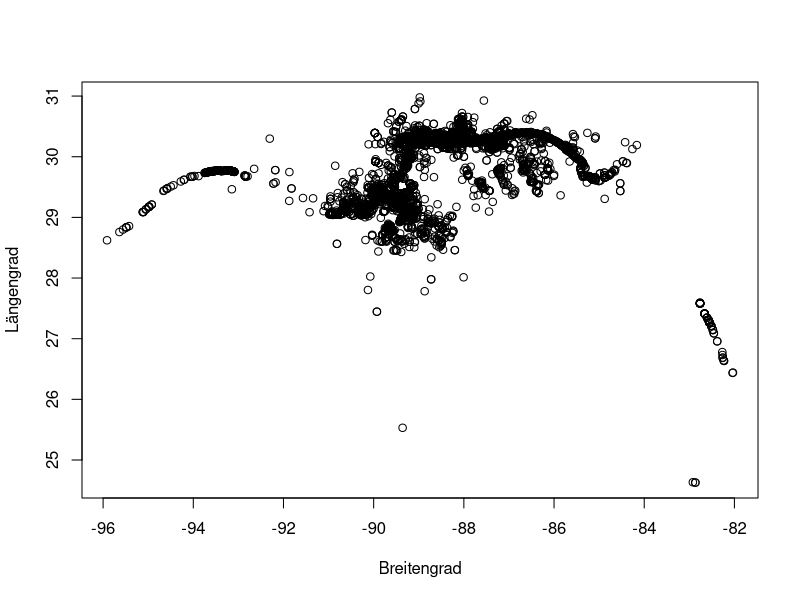
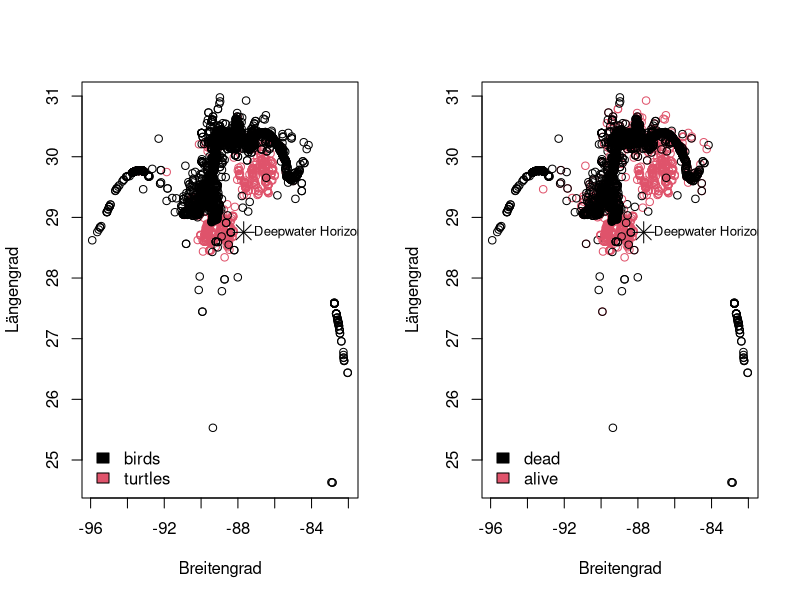

Write the R code that produced these figures, in order.
#####
# 1

# a)
oil_data <- read.csv('./Data/oil-animals.csv')
head(oil_data)
summary(oil_data)
str(oil_data)

oil_data$Alive <- as.factor(oil_data$Alive)
oil_data$Type <- factor(oil_data$Type)

# b)
plot(Latitude ~ Longitude, data=oil_data,
     ylab = 'Längengrad', xlab='Breitengrad')

# c) d) e)
table(oil_data$Type)
levels(oil_data$Type)
table(oil_data$Alive)
levels(oil_data$Alive)
lat_oil <- 28.75389
long_oil <- -87.68528

par(mfrow = c(1, 2))
plot(Latitude ~ Longitude, data=oil_data,
     ylab = 'Längengrad', xlab='Breitengrad',
     col=Type)
legend('bottomleft', legend = c('birds', 'turtles'), fill = 1:2, bty = "n")
points(long_oil,lat_oil, pch=8, cex=2)
text(long_oil,lat_oil,"Deepwater Horizon",cex=0.8, pos=4)

plot(Latitude ~ Longitude, data=oil_data,
     ylab = 'Längengrad', xlab='Breitengrad',
     col= as.numeric(oil_data$Alive))
legend('bottomleft', legend = c('dead', 'alive'), fill = 1:2, bty = "n")
points(long_oil,lat_oil, pch=8, cex=2)
text(long_oil,lat_oil,"Deepwater Horizon",cex=0.8, pos=4)

# e)


     